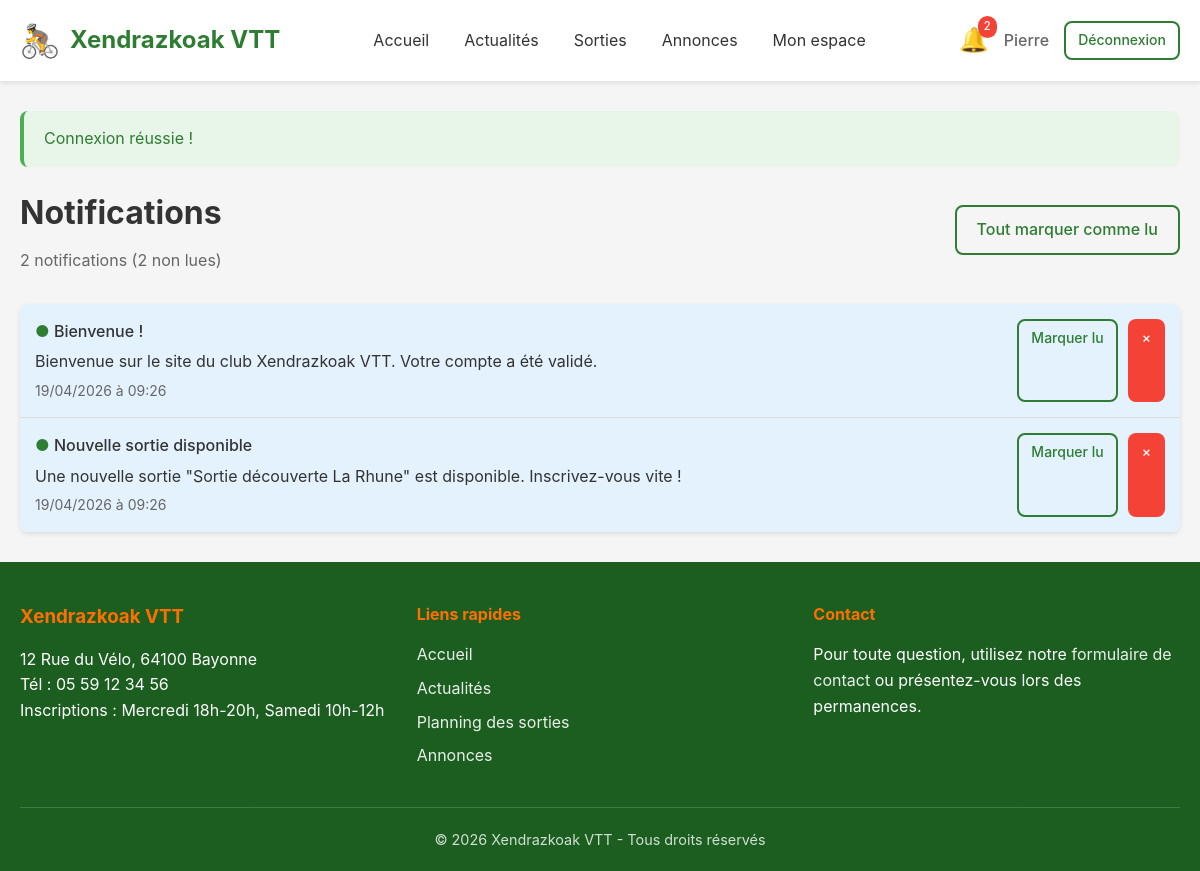
/notifications.php (signed in), run on the app's committed database.
### tables this page shows
CREATE TABLE notifications (
    id INT AUTO_INCREMENT PRIMARY KEY,
    user_id INT NOT NULL,
    titre VARCHAR(255) NOT NULL,
    message TEXT NOT NULL,
    is_read TINYINT(1) DEFAULT 0,
    created_at DATETIME DEFAULT CURRENT_TIMESTAMP,
    FOREIGN KEY (user_id) REFERENCES users(id) ON DELETE CASCADE
);

CREATE TABLE club_infos (
    id INT AUTO_INCREMENT PRIMARY KEY,
    nom_club VARCHAR(200) NOT NULL,
    adresse TEXT NOT NULL,
    telephone VARCHAR(20) NOT NULL,
    jours_inscription VARCHAR(255) NOT NULL,
    youtube_url VARCHAR(500) DEFAULT NULL,
    updated_at DATETIME DEFAULT CURRENT_TIMESTAMP ON UPDATE CURRENT_TIMESTAMP
);

### auth.php (called while the page is built, shortened)
<?php
require_once __DIR__ . '/functions.php';
function isLoggedIn() {
    return isset($_SESSION['user_id']) && $_SESSION['user_id'] > 0;
}
function getCurrentUser() {
    return $_SESSION['user_data'];
}

### db.php (called while the page is built, shortened)
<?php
function getDB() {
    static $pdo = null;
    if ($pdo !== null) {
        return $pdo;
    }
    try {
        $dsn = "mysql:host=" . DB_HOST . ";dbname=" . DB_NAME . ";charset=" . DB_CHARSET;
        $options = [
            PDO::ATTR_ERRMODE            => PDO::ERRMODE_EXCEPTION,
            PDO::ATTR_DEFAULT_FETCH_MODE => PDO::FETCH_ASSOC,
            PDO::ATTR_EMULATE_PREPARES   => false,
        ];
        $pdo = new PDO($dsn, DB_USER, DB_PASS, $options);
        return $pdo;
    } catch (PDOException $e) {
        if (DEBUG_MODE) {
            die("Erreur de connexion à la base de données : " . $e->getMessage());
        } else {
            die("Erreur de connexion à la base de données. Veuillez réessayer plus tard.");
        }
    }
}
function dbFetchAll($sql, $params = []) {
    $stmt = getDB()->prepare($sql);
    $stmt->execute($params);
    return $stmt->fetchAll();
}
function dbFetchOne($sql, $params = []) {
    $stmt = getDB()->prepare($sql);
    $stmt->execute($params);
    return $stmt->fetch();
}

### notifications.php (the view, shortened to what this page needs)
<?php
require_once __DIR__ . '/auth.php';
$user = getCurrentUser();
$notifications = dbFetchAll("
    SELECT * FROM notifications
    WHERE user_id = ?
    ORDER BY created_at DESC
", [$user['id']]);
$unreadCount = 0;
foreach ($notifications as $n) {
    if (!$n['is_read']) $unreadCount++;
}
require_once __DIR__ . '/header.php';
?>
<div class="page-header flex flex-between items-center">
    <div>
        <h1>Notifications</h1>
        <p><?php echo count($notifications); ?> notification<?php echo count($notifications) > 1 ? 's' : ''; ?>
           (<?php echo $unreadCount; ?> non lue<?php echo $unreadCount > 1 ? 's' : ''; ?>)</p>
    </div>
    <?php if ($unreadCount > 0): ?>
        <a href="?mark_read=0" class="btn btn-outline">Tout marquer comme lu</a>
    <?php endif; ?>
</div>
<div class="card">
    <?php if (empty($notifications)): ?>
        <div class="card-body">
            <div class="empty-state">
                <div class="icon">🔔</div>
                <h3>Aucune notification</h3>
                <p>Vous n'avez pas encore de notification.</p>
            </div>
        </div>
    <?php else: ?>
        <ul class="notification-list">
            <?php foreach ($notifications as $notif): ?>
                <li class="notification-item <?php echo !$notif['is_read'] ? 'unread' : ''; ?>">
                    <div class="notification-content">
                        <div class="notification-title">
                            <?php if (!$notif['is_read']): ?>
                                <span style="color: var(--primary-color);">●</span>
                            <?php endif; ?>
                            <?php echo escape($notif['titre']); ?>
                        </div>
                        <p style="margin: 5px 0;"><?php echo escape($notif['message']); ?></p>
                        <div class="notification-time">
                            <?php echo formatDate($notif['created_at'], true); ?>
                        </div>
                    </div>
                    <div class="notification-actions" style="display: flex; gap: 10px;">
                        <?php if (!$notif['is_read']): ?>
                            <a href="?mark_read=<?php echo $notif['id']; ?>" class="btn btn-sm btn-outline">Marquer lu</a>
                        <?php endif; ?>
                        <a href="?delete=<?php echo $notif['id']; ?>" class="btn btn-sm btn-danger"
                           data-confirm="Supprimer cette notification ?">×</a>
                    </div>
                </li>
            <?php endforeach; ?>
        </ul>
    <?php endif; ?>
</div>
<?php require_once __DIR__ . '/footer.php'; ?>

### footer.php (shortened to what this page needs)
        </div>
    </main>
    <footer class="main-footer">
        <div class="container">
            <div class="footer-content">
                <div class="footer-info">
                    <h3><?php echo SITE_NAME; ?></h3>
                    <?php if ($clubInfo): ?>
                        <p><?php echo escape($clubInfo['adresse']); ?></p>
                        <p>Tél : <?php echo escape($clubInfo['telephone']); ?></p>
                        <p>Inscriptions : <?php echo escape($clubInfo['jours_inscription']); ?></p>
                    <?php endif; ?>
                </div>
                <div class="footer-links">
                    <h4>Liens rapides</h4>
                    <ul>
                        <li><a href="index.php">Accueil</a></li>
                        <li><a href="actualites.php">Actualités</a></li>
                        <li><a href="sorties.php">Planning des sorties</a></li>
                        <li><a href="annonces.php">Annonces</a></li>
                    </ul>
                </div>
                <div class="footer-contact">
                    <h4>Contact</h4>
                    <p>Pour toute question, utilisez notre <a href="messages.php">formulaire de contact</a> ou présentez-vous lors des permanences.</p>
                </div>
            </div>
            <div class="footer-bottom">
                <p>&copy; <?php echo date('Y'); ?> <?php echo SITE_NAME; ?> - Tous droits réservés</p>
            </div>
        </div>
    </footer>
</body>
</html>

### css/style.css (style rules this page uses)
*, *::before, *::after { box-sizing: border-box; margin: 0; padding: 0; }
:root { --primary-color: #2e7d32; --primary-dark: #1b5e20; --primary-light: #4caf50; --secondary-color: #ff6f00; --secondary-dark: #e65100; --text-color: #333; --text-light: #666; --bg-color: #f5f5f5; --white: #fff; --border-color: #ddd; --success-color: #4caf50; --error-color: #f44336; --warning-color: #ff9800; --info-color: #2196f3; --shadow: 0 2px 5px rgba(0,0,0,0.1); --shadow-lg: 0 5px 15px rgba(0,0,0,0.15); --radius: 8px; --radius-sm: 4px; }
body { font-family: -apple-system, BlinkMacSystemFont, 'Segoe UI', Roboto, Oxygen, Ubuntu, sans-serif; font-size: 16px; line-height: 1.6; color: var(--text-color); background-color: var(--bg-color); min-height: 100vh; display: flex; flex-direction: column; }
a { color: var(--primary-color); text-decoration: none; }
.container { width: 100%; max-width: 1200px; margin: 0 auto; padding: 0 20px; }
.main-footer { background: var(--primary-dark); color: var(--white); padding: 40px 0 20px; margin-top: auto; }
.footer-content { display: grid; grid-template-columns: repeat(auto-fit, minmax(250px, 1fr)); gap: 30px; margin-bottom: 30px; }
.footer-info h3, .footer-links h4, .footer-contact h4 { margin-bottom: 15px; color: var(--secondary-color); }
.footer-links ul { list-style: none; }
.footer-links li { margin-bottom: 8px; }
.footer-links a, .footer-contact a { color: var(--white); opacity: 0.9; }
.footer-bottom { text-align: center; padding-top: 20px; border-top: 1px solid rgba(255,255,255,0.2); font-size: 0.9rem; opacity: 0.8; }
.btn { display: inline-block; padding: 10px 20px; font-size: 1rem; font-weight: 500; text-align: center; border: 2px solid transparent; border-radius: var(--radius); cursor: pointer; transition: all 0.2s; }
.btn-outline { background: transparent; border-color: var(--primary-color); color: var(--primary-color); }
.btn-danger { background: var(--error-color); color: var(--white); }
.btn-sm { padding: 6px 12px; font-size: 0.875rem; }
.card { background: var(--white); border-radius: var(--radius); box-shadow: var(--shadow); overflow: hidden; }
.page-header { margin-bottom: 30px; }
.page-header h1 { font-size: 2rem; margin-bottom: 10px; }
.page-header p { color: var(--text-light); }
.notification-list { list-style: none; }
.notification-item { padding: 15px; border-bottom: 1px solid var(--border-color); display: flex; gap: 15px; }
.notification-item:last-child { border-bottom: none; }
.notification-item.unread { background: #e3f2fd; }
.notification-item .notification-content { flex: 1; }
.notification-item .notification-title { font-weight: 500; margin-bottom: 5px; }
.notification-item .notification-time { font-size: 0.875rem; color: var(--text-light); }
.flex { display: flex; }
.flex-between { justify-content: space-between; }
.items-center { align-items: center; }

### data on the page
notifications: titre "Bienvenue !", message "Bienvenue sur le site du club Xendrazkoak VTT. Votre compte a été validé.", created_at "19/04/2026 à 09:26"
notifications: titre "Nouvelle sortie disponible", message "Une nouvelle sortie \"Sortie découverte La Rhune\" est disponible. Inscrivez-vous vite !", created_at "19/04/2026 à 09:26"
club_infos: adresse "12 Rue du Vélo, 64100 Bayonne", telephone "05 59 12 34 56", jours_inscription "Mercredi 18h-20h, Samedi 10h-12h"

### other printed values
SITE_NAME "Xendrazkoak VTT"
$unreadNotifications "2"
$currentUser['prenom'] "Pierre"
$flash['message'] "Connexion réussie !"
count($notifications) "2"
$unreadCount "2"
